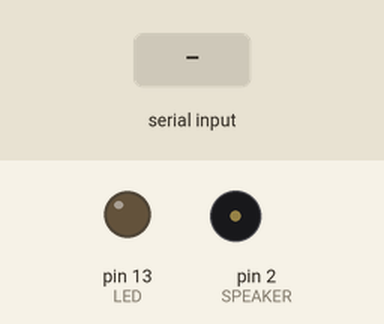
This sketch was run on a simulated Arduino Uno, built with avr-gcc and run on an emulated ATmega328P. Shown: output pins drawn as LEDs (lit = HIGH), buzzer (waves = sounding, pin HIGH). Dashed ring = blinking. The test bench sets the inputs (shaded band).

Above: at 1.2 s.
1.3 s: byte 30 received over Serial
At 1.4 s:
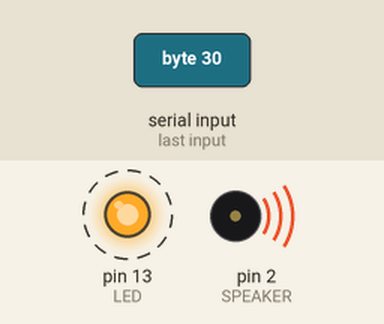
Timing chart, 0 to 7.8 s (numbered marks = the images above; inputs shaded):
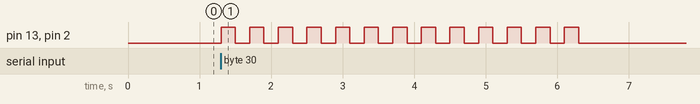

Measured:
- after the input at 1.3 s, pin 13 (LED), pin 2 (SPEAKER): alternates HIGH for 0.20 s and LOW for 0.20 s, 26 changes in all, then stays LOW, starting at once

The sketch:

receive_serial_testing.ino
```cpp
int LED = 13;
int SPEAKER = 2;
int data;
unsigned long startTime;

void setup() {
  Serial.begin(9600);
  pinMode(LED, OUTPUT);
  pinMode(SPEAKER, OUTPUT);
  digitalWrite(LED, LOW);
}

void loop() {
    if (Serial.available() > 0) {
        data = Serial.read();
        startTime = millis();
        while (millis() - startTime <= 5000) {
            digitalWrite(LED, HIGH);
            digitalWrite(SPEAKER, HIGH); // turn on speaker
            delay(200);
            digitalWrite(LED, LOW);
            digitalWrite(SPEAKER, LOW); // turn off speaker
            delay(200);
        }
    }
}
```
